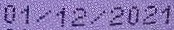
#> input picture images/img_00010.jpg, 174 x 30 px; its folder holds only this picture in this run
$ jupyter execute --allow-errors main-2.ipynb
#> lines starting #> are read from the running program, lines starting #| are printed output that depends on the picture; after the words box and inside, x2 and y2 are one past the last pixel; in counts of white or black regions, pixels touching at a corner belong together
[cell 1]
import cv2
import os
import numpy as np
from matplotlib import pyplot as plt

[cell 2]
image_path = r'./images/img_00002.jpg'
image = cv2.imread(image_path)

# cv2.imshow('Original Image', image)
# cv2.waitKey(0)
# cv2.destroyAllWindows()

#> (a cell that did not finish here is left out)

#> (a cell that did not finish here is left out)

#> (a cell that did not finish here is left out)

[cell 6]
DATASET_PATH = r'./images/'

images = os.listdir(DATASET_PATH)

number = 0
for image in images:
    image_path = os.path.join(DATASET_PATH, image)

    original_image = cv2.imread(image_path)
#> original_image is the input picture: shape (30, 174, 3); mean B, G, R 181.5, 120.1, 139.9

    image = cv2.cvtColor(original_image, cv2.COLOR_BGR2GRAY)
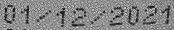
#> image: shape (30, 174); min 15, max 215, mean 133
    ret3, th3 = cv2.threshold(image, 0, 255, cv2.THRESH_BINARY + cv2.THRESH_OTSU)
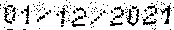
#> th3: shape (30, 174); 84% white; black in thin lines or dots
#> ret3 = 107
    image = cv2.bitwise_not(th3)
#> image: shape (30, 174); 16% white in thin lines or dots

    # image = cv2.dilate(image, np.ones((2, 2), np.uint8), iterations=1)


    contours, hierarchy = cv2.findContours(image, cv2.RETR_EXTERNAL, cv2.CHAIN_APPROX_NONE)
#> contours = 117 contours, 110 with area under 20; largest, box (x1, y1, x2, y2) and area: (126, 9, 139, 26) 47, (160, 5, 171, 24) 43, (71, 16, 85, 27) 30, (3, 7, 12, 24) 29, (143, 16, 157, 25) 26, (24, 5, 29, 24) 26, (113, 6, 124, 20) 24


    letters = []
    for idx, contour in enumerate(contours):
        (x, y, w, h) = cv2.boundingRect(contour)

        if hierarchy[0][idx][3] != None:

            if w < 10 and h < 10:
                continue
            cv2.rectangle(original_image, (x, y), (x + w, y + h), (0, 255, 0), 2)
#> this loop made 117 passes
#> (x, y, w, h) on passes 1, 3, 5, 6, 7, 8, 9, 10, 11, 12, 13, 14: (170, 29, 1, 1), (7, 29, 6, 1), (152, 28, 1, 1), (39, 28, 1, 1), (91, 27, 1, 1), (4, 27, 1, 1), (93, 26, 1, 1), (155, 25, 1, 1), (151, 25, 1, 1), (61, 25, 3, 2), (110, 21, 13, 5), (90, 21, 4, 4)
#> (contour, x, y, w, h) on passes 2, 4, 16, 44, 59: ([[23, 29], [24, 29], [25, 29], [24, 29]], 23, 29, 3, 1), ([[155, 28], [154, 29]], 154, 28, 2, 2), ([[68, 20], [69, 20]], 68, 20, 2, 1), ([[127, 11], [126, 12], [125, 12], [126, 12]], 125, 11, 3, 2), ([[145, 9], [144, 10], [145, 11], [146, 10]], 144, 9, 3, 3)
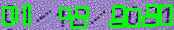
#> original_image: shape (30, 174, 3); mean B, G, R 130.3, 158.7, 100.2


    plt.subplot(1, 2, 1)
    plt.imshow(image)

    plt.subplot(1, 2, 2)
    plt.imshow(original_image)
    plt.show()
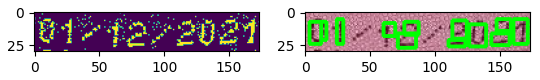
#> figure drawn by matplotlib, 2 panels; B, G, R data is drawn as R, G, B

    number += 1

    if number == 10:
        break

$ run again, on images/img_00030.jpg
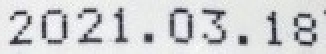
#> input picture images/img_00030.jpg, 163 x 27 px (shown 2 times larger)
#> original_image is the input picture: shape (27, 163, 3); mean B, G, R 210.9, 209.2, 207.9
#> `ret3, th3 = cv2.threshold(image, 0, 255, cv2.THRESH_BINARY + cv2.THRES..`:
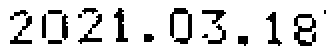
#> th3: shape (27, 163) (shown 2 times larger); 86% white; black in thin lines or dots, all inside (x1, y1, x2, y2) = (5, 4, 163, 23)
#> ret3 = 162
#> contours = 19 contours, 12 with area under 20; largest, box (x1, y1, x2, y2) and area: (147, 7, 158, 23) 86, (85, 4, 96, 22) 45, (57, 4, 64, 21) 38, (133, 6, 141, 23) 30, (39, 7, 51, 22) 24, (5, 8, 16, 22) 24, (101, 5, 113, 12) 21
#> the loop `for idx, contour in enumerate(contours):` made 19 passes
#> (x, y, w, h) on passes 1 to 8: (24, 20, 7, 2), (119, 18, 5, 5), (101, 17, 3, 2), (72, 17, 5, 4), (104, 12, 9, 10), (5, 8, 11, 14), (147, 7, 11, 16), (39, 7, 12, 15)
#> `plt.show()`:
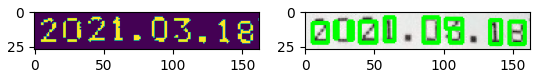
#> figure drawn by matplotlib, 2 panels; B, G, R data is drawn as R, G, B

$ run again, on images/img_00043.jpg
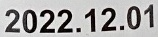
#> input picture images/img_00043.jpg, 158 x 37 px
#> original_image is the input picture: shape (37, 158, 3); mean B, G, R 169.3, 170, 171.5
#> `ret3, th3 = cv2.threshold(image, 0, 255, cv2.THRESH_BINARY + cv2.THRES..`:
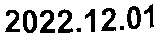
#> th3: shape (37, 158); 77.2% white; 10 black regions (2 under 20 px), largest, box (x1, y1, x2, y2) and area: (23, 10, 37, 33) 192, (127, 6, 141, 29) 187, (40, 10, 55, 33) 187
#> ret3 = 122
#> contours = 10 contours, 2 with area under 20; largest, box (x1, y1, x2, y2) and area: (23, 10, 37, 33) 248, (127, 6, 141, 29) 236, (40, 10, 55, 33) 144, (58, 9, 73, 33) 138, (101, 8, 116, 31) 132, (5, 10, 20, 32) 120, (85, 9, 95, 32) 88, (144, 4, 154, 28) 67
#> the loop `for idx, contour in enumerate(contours):` made 10 passes
#> (x, y, w, h) on passes 1 to 8: (76, 28, 5, 4), (120, 26, 4, 4), (40, 10, 15, 23), (23, 10, 14, 23), (5, 10, 15, 22), (85, 9, 10, 23), (58, 9, 15, 24), (101, 8, 15, 23)
#> `plt.show()`:
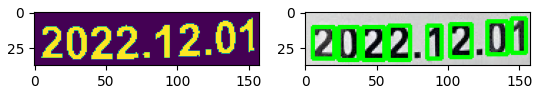
#> figure drawn by matplotlib, 2 panels; B, G, R data is drawn as R, G, B

$ run again, on images/img_00051.jpg
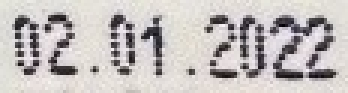
#> input picture images/img_00051.jpg, 116 x 31 px (shown 3 times larger)
#> original_image is the input picture: shape (31, 116, 3); mean B, G, R 187.7, 189.2, 194.1
#> `ret3, th3 = cv2.threshold(image, 0, 255, cv2.THRESH_BINARY + cv2.THRES..`:
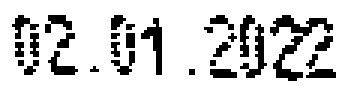
#> th3: shape (31, 116) (shown 3 times larger); 82% white; black in thin lines or dots, all inside (x1, y1, x2, y2) = (4, 5, 112, 27)
#> ret3 = 144
#> contours = 29 contours, 24 with area under 20; largest, box (x1, y1, x2, y2) and area: (90, 5, 111, 27) 80, (47, 6, 54, 25) 34, (80, 8, 89, 26) 28, (16, 17, 26, 25) 21, (80, 5, 85, 19) 21
#> the loop `for idx, contour in enumerate(contours):` made 29 passes
#> (x, y, w, h) on passes 1, 2, 6, 8, 9, 10, 11, 12: (102, 23, 10, 3), (70, 23, 9, 3), (8, 20, 5, 5), (102, 18, 4, 5), (37, 17, 8, 8), (16, 17, 10, 8), (71, 14, 6, 5), (37, 14, 3, 5)
#> `plt.show()`:
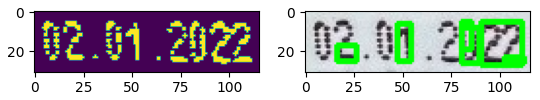
#> figure drawn by matplotlib, 2 panels; B, G, R data is drawn as R, G, B

$ run again, on images/img_00019.jpg
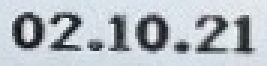
#> input picture images/img_00019.jpg, 89 x 22 px (shown 3 times larger)
#> original_image is the input picture: shape (22, 89, 3); mean B, G, R 193.8, 187.3, 180.6
#> th3: shape (22, 89); 77.6% white; 8 black regions (2 under 20 px), largest, box (x1, y1, x2, y2) and area: (4, 4, 15, 17) 89, (45, 5, 56, 17) 83, (17, 4, 27, 17) 69, (65, 5, 76, 18) 66, (36, 5, 43, 17) 54, (78, 5, 85, 18) 48
#> ret3 = 147
#> contours = 8 contours, 2 with area under 20; largest, box (x1, y1, x2, y2) and area: (4, 4, 15, 17) 92, (45, 5, 56, 17) 90, (17, 4, 27, 17) 43, (65, 5, 76, 18) 39, (36, 5, 43, 17) 36, (78, 5, 85, 18) 32
#> the loop `for idx, contour in enumerate(contours):` made 8 passes
#> (x, y, w, h) on passes 1 to 8: (58, 14, 5, 4), (29, 14, 6, 3), (78, 5, 7, 13), (65, 5, 11, 13), (45, 5, 11, 12), (36, 5, 7, 12), (17, 4, 10, 13), (4, 4, 11, 13)
#> `plt.show()`:
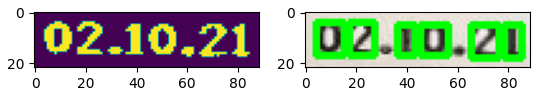
#> figure drawn by matplotlib, 2 panels; B, G, R data is drawn as R, G, B
